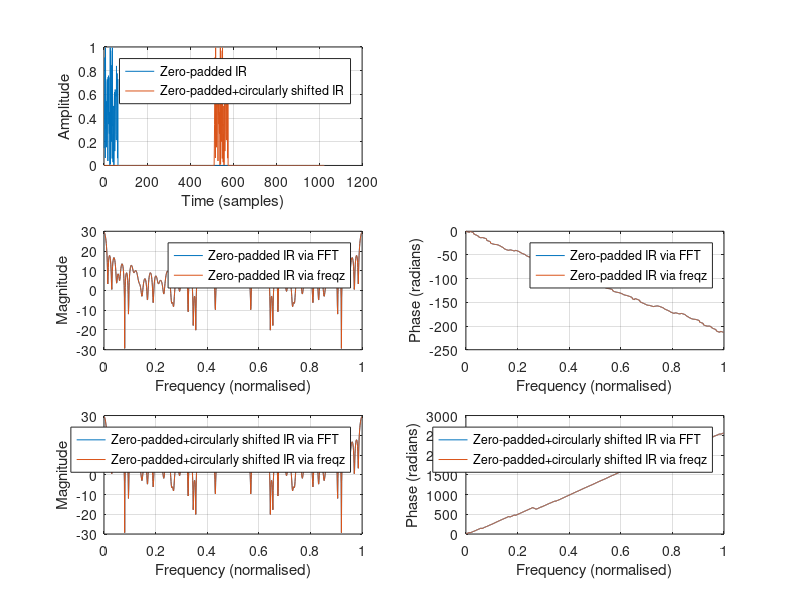

This figure's MATLAB source:
% Testing the notion of IR and FR
clearvars;close all;clc

% Number of points to use in plotting frequency response (interpolation!)
N_Points = 512*2;
% N_Points = 64;

% Make a random impulse response, then zero pad it
IR      = rand(64,1);
IR      = [IR;zeros(N_Points-length(IR),1)];

% Make another version of the IR that is circularly shifted
IR_v2   = circshift(IR,round(length(IR)/2));
%IR_v2   = circshift(IR,10);

% Make FRs via FFT
FR      = fft(IR);
FR_v2   = fft(IR_v2);

% Make FRs via freqz (these should be exactly the same as the ones via FFT)
[FR_freqz,omega]    = freqz(IR,1,N_Points,'whole');
[FR_v2_freqz,~]     = freqz(IR_v2,1,N_Points,'whole');


%-------------------------------------------------------------------------%
% Plotting
%-------------------------------------------------------------------------%
fig1 = figure(1);
subplot(3,2,1)
plot(IR)
hold on
grid on
plot(IR_v2)
legend('Zero-padded IR','Zero-padded+circularly shifted IR')
xlabel('Time (samples)')
ylabel('Amplitude')

subplot(3,2,3)
plot(omega/(2*pi),20*log10(abs(FR)))
hold on
grid on
plot(omega/(2*pi),20*log10(abs(FR_freqz)))
legend('Zero-padded IR via FFT','Zero-padded IR via freqz')
xlabel('Frequency (normalised)')
ylabel('Magnitude')

subplot(3,2,5)
plot(omega/(2*pi),20*log10(abs(FR_v2)))
hold on
grid on
plot(omega/(2*pi),20*log10(abs(FR_v2_freqz)))
legend('Zero-padded+circularly shifted IR via FFT','Zero-padded+circularly shifted IR via freqz')
xlabel('Frequency (normalised)')
ylabel('Magnitude')

subplot(3,2,4)
plot(omega/(2*pi),unwrap(angle(FR)))
hold on
grid on
plot(omega/(2*pi),unwrap(angle(FR_freqz)))
legend('Zero-padded IR via FFT','Zero-padded IR via freqz')
xlabel('Frequency (normalised)')
ylabel('Phase (radians)')

subplot(3,2,6)
plot(omega/(2*pi),unwrap(angle(FR_v2)))
hold on
grid on
plot(omega/(2*pi),unwrap(angle(FR_v2_freqz)))
legend('Zero-padded+circularly shifted IR via FFT','Zero-padded+circularly shifted IR via freqz')
xlabel('Frequency (normalised)')
ylabel('Phase (radians)')